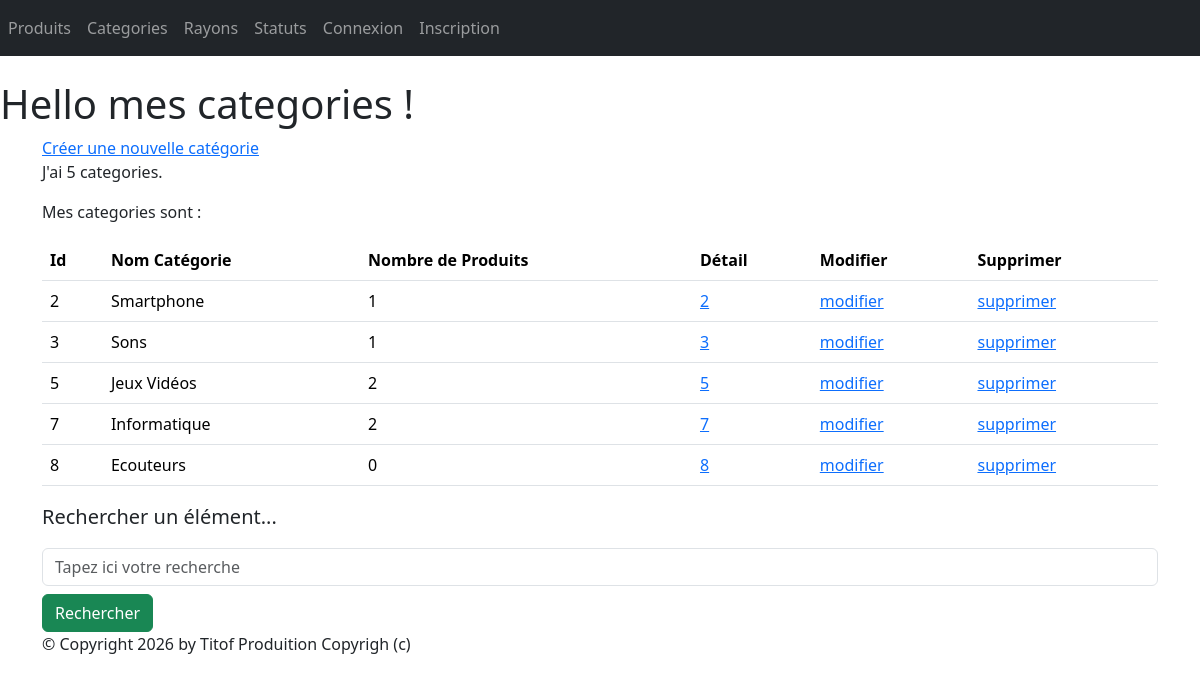
The app's page /monApp/categories/ with its own data.
### monApp/models.py (models this page shows, shortened)
class Categorie(models.Model):
    idCat = models.AutoField(primary_key=True)
    nomCat = models.CharField(max_length=100)

### monApp/views.py (the view)
# urls.py: path("categories/", views.CategorieListView.as_view(), name="ListeCategories"),
class CategorieListView(ListView):
    model = Categorie
    template_name = "monApp/ListCategories.html"
    context_object_name = "categories"
    def get_queryset(self):
        queryset = Categorie.objects.annotate(nb_produits=Count('produit_categorie'))
        query = self.request.GET.get('search')
        if query:
            queryset = queryset.filter(nomCat__icontains=query)
        return queryset
    def get_context_data(self, **kwargs):
        context = super(CategorieListView, self).get_context_data(**kwargs)
        context['titremenu'] = "Liste de mes Categories !"
        return context

### monApp/templates/monApp/ListCategories.html
{% extends 'monApp/base.html' %}
    {% block menu %}
        <h1>Hello mes categories !</h1>
    {% endblock %}
    {% block contenu %}
        <a href="{% url 'creationCategorie' %}">Créer une nouvelle catégorie</a>
        <p>J'ai {{ categories | length }} categories.</p>
        <p>Mes categories sont :</p>
        <table class="table">
        <thead>
        <th>Id</th>
        <th>Nom Catégorie</th>
        <th>Nombre de Produits</th>
        <th>Détail</th>
        <th>Modifier</th>
        <th>Supprimer</th>
        </thead>
        <tbody>
        {% for cate in categories %}
        <tr>
        <td>{{ cate.idCat }} </td>
        <td>{{ cate.nomCat }} </td>
        <td>{{ cate.nb_produits }} </td>
        <td><a href="{% url 'detailCategorie' cate.idCat %}">{{ cate.idCat }}</a></td>
        <td><a href="{% url 'modificationCategorie' cate.idCat %}">modifier</a></td>
        <td><a href="{% url 'suppressionCategorie' cate.idCat %}">supprimer</a></td>
        </tr>
        {% endfor %}
        </tbody>
        </table>
        <p class="lead mb-3 ml-0">Rechercher un élément...</p>
        <form method="GET" action="">
            <input class="form-control" type="text" name="search"
                   placeholder="Tapez ici votre recherche"
                   value="{{ request.GET.search }}">
            <button type="submit" class="btn btn-success mt-2">Rechercher</button>
        </form>
{% endblock %}

### static/css/styles.css (style rules this page uses)
h1 { color: red ; }

### records on screen
Categorie: idCat "2", nomCat "Smartphone", nb_produits "1"
Categorie: idCat "3", nomCat "Sons", nb_produits "1"
Categorie: idCat "5", nomCat "Jeux Vidéos", nb_produits "2"
Categorie: idCat "7", nomCat "Informatique", nb_produits "2"
Categorie: idCat "8", nomCat "Ecouteurs", nb_produits "0"

### other values on screen
{{ categories | length }} "5"
